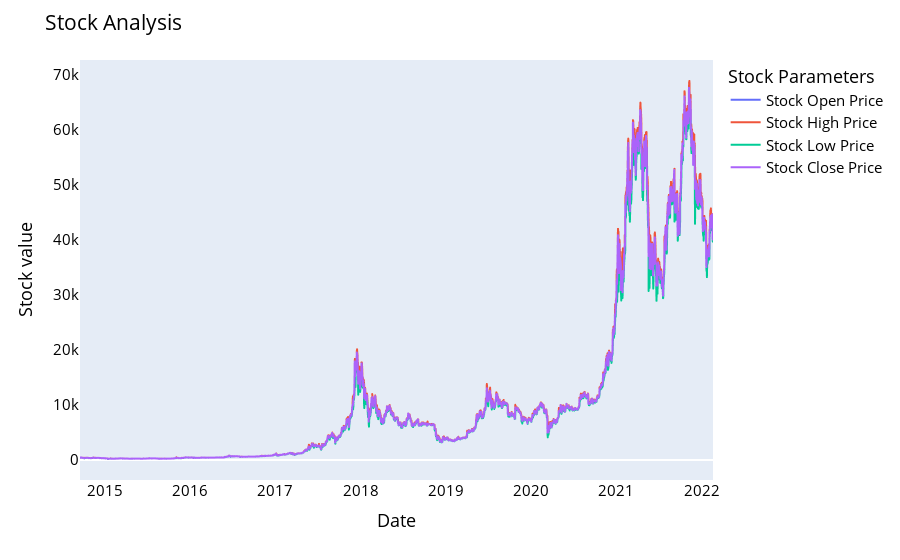

The notebook cell this image was saved under:
### Code cell
names = cycle(['Stock Open Price','Stock High Price','Stock Low Price','Stock Close Price'])
fig = px.line(data, x=data.index, y=[data['Open'],data['High'], data['Low'],data['Close']],
             labels={'date': 'Date','value':'Stock value'})
fig.update_layout(title_text='Stock Analysis', font_size=15, font_color='black',legend_title_text='Stock Parameters')
fig.update_xaxes(showgrid=False)
fig.update_yaxes(showgrid=False)
fig.for_each_trace(lambda t:  t.update(name = next(names)))
fig.show()

### Figure 1 — Plotly figure (JSON) as saved in the notebook; plotly's stock layout.template omitted (floating-point values rounded to 4 significant figures; data arrays with more than 128 entries replaced by an {"elided": "..."} marker saying what was removed)
{"data": [{"hovertemplate": "variable=Open<br>Date=%{x}<br>Stock value=%{y}<extra></extra>", "legendgroup": "Open", "line": {"color": "#636efa", "dash": "solid"}, "marker": {"symbol": "circle"}, "mode": "lines", "name": "Stock Open Price", "showlegend": true, "type": "scattergl", "x": {"elided": "2713 str values"}, "xaxis": "x", "y": {"elided": "2713 float values"}, "yaxis": "y"}, {"hovertemplate": "variable=High<br>Date=%{x}<br>Stock value=%{y}<extra></extra>", "legendgroup": "High", "line": {"color": "#EF553B", "dash": "solid"}, "marker": {"symbol": "circle"}, "mode": "lines", "name": "Stock High Price", "showlegend": true, "type": "scattergl", "x": {"elided": "2713 str values"}, "xaxis": "x", "y": {"elided": "2713 float values"}, "yaxis": "y"}, {"hovertemplate": "variable=Low<br>Date=%{x}<br>Stock value=%{y}<extra></extra>", "legendgroup": "Low", "line": {"color": "#00cc96", "dash": "solid"}, "marker": {"symbol": "circle"}, "mode": "lines", "name": "Stock Low Price", "showlegend": true, "type": "scattergl", "x": {"elided": "2713 str values"}, "xaxis": "x", "y": {"elided": "2713 float values"}, "yaxis": "y"}, {"hovertemplate": "variable=Close<br>Date=%{x}<br>Stock value=%{y}<extra></extra>", "legendgroup": "Close", "line": {"color": "#ab63fa", "dash": "solid"}, "marker": {"symbol": "circle"}, "mode": "lines", "name": "Stock Close Price", "showlegend": true, "type": "scattergl", "x": {"elided": "2713 str values"}, "xaxis": "x", "y": {"elided": "2713 float values"}, "yaxis": "y"}], "layout": {"autosize": true, "font": {"color": "black", "size": 15}, "legend": {"title": {"text": "Stock Parameters"}, "tracegroupgap": 0}, "margin": {"t": 60}, "title": {"text": "Stock Analysis"}, "xaxis": {"anchor": "y", "autorange": true, "domain": [0, 1], "range": ["2014-09-17", "2022-02-19"], "showgrid": false, "title": {"text": "Date"}, "type": "date"}, "yaxis": {"anchor": "x", "autorange": true, "domain": [0, 1], "range": [-3641.0, 72600.0], "showgrid": false, "title": {"text": "Stock value"}, "type": "linear"}}}
